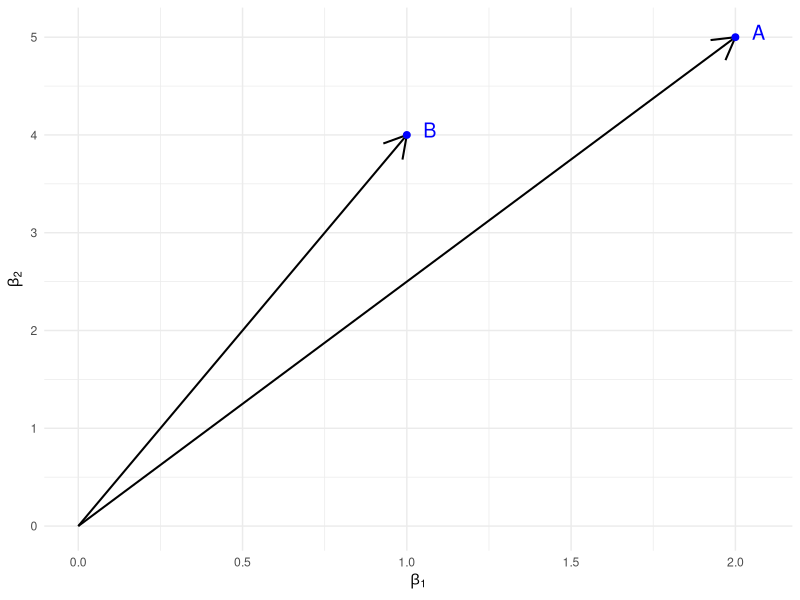

R code for this plot: (Note: this script raises an error after producing the figure.)

library(ggplot2)
library(grid)

# norms l1 y l2 -----------------------------------------------------------

df = data.frame(
  x = c(2, 1),
  y = c(5, 4),
  model = c("A", "B")
)

p_vectores = ggplot(df) + 
  geom_segment(aes(x=0, y=0, xend=x, yend=y), arrow=arrow(), size=.7) + 
  geom_text(aes(x, y, label=model), nudge_x=.07, nudge_y=.05, color="blue", size=5) +
  geom_point(aes(x, y), color="blue", size=2) +
  labs(x=expression(beta[1]), y=expression(beta[2])) +
  theme_minimal() +
  NULL

ggsave("clase_08/img/vectores.png", plot=p_vectores, width=4, height=3)



# Add an arrow
ggplot(data=df, aes(x=dose, y=len, group=1)) +
  geom_line(arrow = arrow())+
  geom_point()
# Add a closed arrow to the end of the line
myarrow=arrow(angle = 15, ends = "both", type = "closed")
ggplot(data=df, aes(x=dose, y=len, group=1)) +
  geom_line(arrow=myarrow)+
  geom_point()







# regression N=1 and N=2 --------------------------------------------------

df = data.frame(x=0:1, y=c(2,4))

p2n2 = ggplot(df) + 
  geom_point(aes(x, y), size=4) + 
  # theme_minimal() + 
  lims(x=c(-0.5,1.5), y=c(1,5)) +
  NULL

ggsave("clase_08/img/p2n2.png", plot=p2n2, width=4, height=3)

p2n1 = ggplot(df[1,]) + 
  geom_point(aes(x, y), size=4) + 
  # theme_minimal() + 
  lims(x=c(-0.5,1.5), y=c(1,5)) +
  NULL

ggsave("clase_08/img/p2n1.png", plot=p2n1, width=4, height=3)
